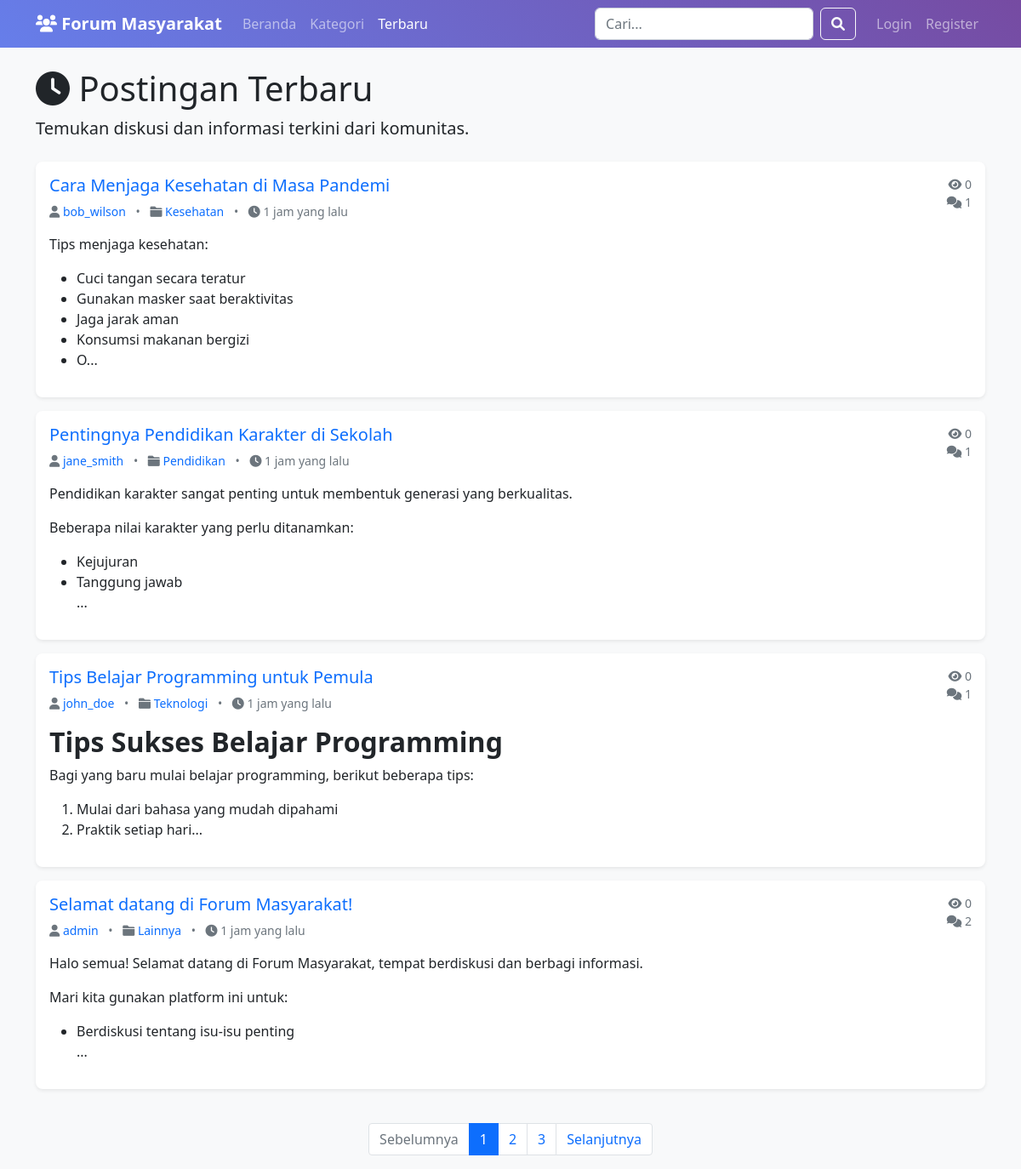
/latest.php, run on the app's committed database.
### tables this page shows
CREATE TABLE posts (
    id INT AUTO_INCREMENT PRIMARY KEY,
    title VARCHAR(255) NOT NULL,
    content TEXT NOT NULL,
    user_id INT NOT NULL,
    category_id INT NOT NULL,
    status ENUM(
        'draft',
        'published',
        'hidden'
    ) DEFAULT 'published',
    views INT DEFAULT 0,
    is_pinned BOOLEAN DEFAULT FALSE,
    is_locked BOOLEAN DEFAULT FALSE,
    created_at TIMESTAMP DEFAULT CURRENT_TIMESTAMP,
    updated_at TIMESTAMP DEFAULT CURRENT_TIMESTAMP ON UPDATE CURRENT_TIMESTAMP,
    FOREIGN KEY (user_id) REFERENCES users (id) ON DELETE CASCADE,
    FOREIGN KEY (category_id) REFERENCES categories (id) ON DELETE CASCADE,
    INDEX idx_category (category_id),
    INDEX idx_user (user_id),
    INDEX idx_created_at (created_at),
    INDEX idx_status (status)
);

CREATE TABLE users (
    id INT AUTO_INCREMENT PRIMARY KEY,
    username VARCHAR(50) UNIQUE NOT NULL,
    email VARCHAR(100) UNIQUE NOT NULL,
    password VARCHAR(255) NOT NULL,
    full_name VARCHAR(100) NOT NULL,
    role ENUM('user', 'moderator', 'admin') DEFAULT 'user',
    status ENUM(
        'active',
        'inactive',
        'banned'
    ) DEFAULT 'active',
    avatar VARCHAR(255) DEFAULT NULL,
    bio TEXT DEFAULT NULL,
    created_at TIMESTAMP DEFAULT CURRENT_TIMESTAMP,
    last_activity TIMESTAMP DEFAULT CURRENT_TIMESTAMP ON UPDATE CURRENT_TIMESTAMP,
    login_attempts INT DEFAULT 0,
    reset_token VARCHAR(255) DEFAULT NULL,
    reset_expires DATETIME DEFAULT NULL
);

CREATE TABLE categories (
    id INT AUTO_INCREMENT PRIMARY KEY,
    name VARCHAR(100) NOT NULL,
    description TEXT,
    icon VARCHAR(50) DEFAULT NULL,
    color VARCHAR(7) DEFAULT '#007bff',
    sort_order INT DEFAULT 0,
    created_at TIMESTAMP DEFAULT CURRENT_TIMESTAMP
);

### includes/functions.php (called while the page is built, shortened)
<?php
require_once ROOT_PATH . '/config/database.php';
function getLatestPosts($limit = 10)
{
    global $pdo;
    $query = "SELECT p.*, u.username, c.name as category_name,
              (SELECT COUNT(*) FROM replies r WHERE r.post_id = p.id) as reply_count
              FROM posts p
              JOIN users u ON p.user_id = u.id
              JOIN categories c ON p.category_id = c.id
              WHERE p.status = 'published'
              ORDER BY p.created_at DESC LIMIT $limit";
    $stmt = $pdo->query($query);
    return $stmt->fetchAll();
}
function timeAgo($datetime)
{
    $time = time() - strtotime($datetime);
    if ($time < 86400) return floor($time / 3600) . ' jam yang lalu';
    return floor($time / 31536000) . ' tahun yang lalu';
}

### latest.php (the view, shortened to what this page needs)
<?php
require_once 'config/database.php';
require_once 'includes/functions.php';
$isLoggedIn = isset($_SESSION['user_id']);
$user = null;
$latestPosts = getLatestPosts(20);
?>
<!DOCTYPE html>
<html lang="id">
<head>
    <link href="https://cdn.jsdelivr.net/npm/bootstrap@5.1.3/dist/css/bootstrap.min.css" rel="stylesheet">
    <link href="https://cdnjs.cloudflare.com/ajax/libs/font-awesome/6.0.0/css/all.min.css" rel="stylesheet">
    <link href="assets/css/style.css" rel="stylesheet">
</head>
<body>
    <nav class="navbar navbar-expand-lg navbar-dark bg-primary">
        <div class="container">
            <a class="navbar-brand" href="index.php">
                <i class="fas fa-users"></i> Forum Masyarakat
            </a>
            <div class="collapse navbar-collapse" id="navbarNav">
                <ul class="navbar-nav me-auto">
                    <li class="nav-item">
                        <a class="nav-link" href="index.php">Beranda</a>
                    </li>
                    <li class="nav-item">
                        <a class="nav-link" href="categories.php">Kategori</a>
                    </li>
                    <li class="nav-item">
                        <a class="nav-link active" href="latest.php">Terbaru</a>
                    </li>
                </ul>
                <form class="d-flex me-3" method="GET" action="search.php">
                    <input class="form-control" type="search" name="q" placeholder="Cari..."
                        value="<?php echo isset($_GET['q']) ? htmlspecialchars($_GET['q']) : ''; ?>">
                    <button class="btn btn-outline-light ms-2" type="submit">
                        <i class="fas fa-search"></i>
                    </button>
                </form>
                <ul class="navbar-nav">
                    <?php if ($isLoggedIn): ?>
                        <li class="nav-item dropdown">
                            <a class="nav-link dropdown-toggle" href="#" role="button" data-bs-toggle="dropdown">
                                <i class="fas fa-user"></i> <?php echo htmlspecialchars($user['username']); ?>
                            </a>
                            <ul class="dropdown-menu">
                                <li><a class="dropdown-item" href="profile.php">Profil</a></li>
                                <li><a class="dropdown-item" href="my-posts.php">Postingan Saya</a></li>
                                <?php if ($user['role'] == 'admin'): ?>
                                    <li>
                                        <hr class="dropdown-divider">
                                    </li>
                                    <li><a class="dropdown-item" href="admin/">Admin Panel</a></li>
                                <?php endif; ?>
                                <li>
                                    <hr class="dropdown-divider">
                                </li>
                                <li><a class="dropdown-item" href="logout.php">Logout</a></li>
                            </ul>
                        </li>
                    <?php else: ?>
                        <li class="nav-item">
                            <a class="nav-link" href="login.php">Login</a>
                        </li>
                        <li class="nav-item">
                            <a class="nav-link" href="register.php">Register</a>
                        </li>
                    <?php endif; ?>
                </ul>
            </div>
        </div>
    </nav>
    <div class="container mt-4">
        <div class="row">
            <div class="col-12">
                <div class="d-flex justify-content-between align-items-center mb-4">
                    <div>
                        <h1><i class="fas fa-clock"></i> Postingan Terbaru</h1>
                        <p class="lead mb-0">Temukan diskusi dan informasi terkini dari komunitas.</p>
                    </div>
                </div>
            </div>
        </div>
        <div class="row">
            <div class="col-12">
                <?php if (empty($latestPosts)): ?>
                    <div class="alert alert-info">
                        <i class="fas fa-info-circle"></i> Belum ada postingan yang tersedia.
                        <?php if ($isLoggedIn): ?>
                            <a href="create-post.php" class="alert-link">Buat postingan pertama!</a>
                        <?php endif; ?>
                    </div>
                <?php else: ?>
                    <?php foreach ($latestPosts as $post): ?>
                        <div class="card mb-3">
                            <div class="card-body">
                                <div class="d-flex justify-content-between align-items-start">
                                    <div class="flex-grow-1">
                                        <h5 class="card-title">
                                            <a href="post.php?id=<?php echo $post['id']; ?>" class="text-decoration-none">
                                                <?php echo htmlspecialchars($post['title']); ?>
                                            </a>
                                        </h5>
                                        <div class="text-muted small mb-2">
                                            <i class="fas fa-user"></i>
                                            <a href="profile.php?username=<?php echo urlencode($post['username']); ?>"
                                                class="text-decoration-none">
                                                <?php echo htmlspecialchars($post['username']); ?>
                                            </a>
                                            <span class="mx-2">•</span>
                                            <i class="fas fa-folder"></i>
                                            <span class="text-primary"><?php echo htmlspecialchars($post['category_name']); ?></span>
                                            <span class="mx-2">•</span>
                                            <i class="fas fa-clock"></i>
                                            <?php echo timeAgo($post['created_at']); ?>
                                        </div>
                                        <p class="card-text">
                                            <?php
                                            $content = strlen($post['content']) > 200
                                                ? substr($post['content'], 0, 200) . '...'
                                                : $post['content'];
                                            echo $content;
                                            ?>
                                        </p>
                                    </div>
                                    <div class="text-end text-muted small">
                                        <div><i class="fas fa-eye"></i> <?php echo number_format($post['views']); ?></div>
                                        <div><i class="fas fa-comments"></i> <?php echo number_format($post['reply_count']); ?></div>
                                    </div>
                                </div>
                            </div>
                        </div>
                    <?php endforeach; ?>
                <?php endif; ?>
            </div>
        </div>
        <div class="row mt-4">
            <div class="col-12">
                <nav aria-label="Pagination">
                    <ul class="pagination justify-content-center">
                        <li class="page-item disabled">
                            <span class="page-link">Sebelumnya</span>
                        </li>
                        <li class="page-item active">
                            <span class="page-link">1</span>
                        </li>
                        <li class="page-item">
                            <a class="page-link" href="?page=2">2</a>
                        </li>
                        <li class="page-item">
                            <a class="page-link" href="?page=3">3</a>
                        </li>
                        <li class="page-item">
                            <a class="page-link" href="?page=2">Selanjutnya</a>
                        </li>
                    </ul>
                </nav>
            </div>
        </div>
    </div>
</body>
</html>

### assets/css/style.css (style rules this page uses)
body { background-color: #f8f9fa; font-family: 'Segoe UI', Tahoma, Geneva, Verdana, sans-serif; }
.navbar-brand { font-weight: bold; }
.card { border: none; box-shadow: 0 0.125rem 0.25rem rgba(0, 0, 0, 0.075); border-radius: 0.5rem; transition: transform 0.2s ease-in-out, box-shadow 0.2s ease-in-out; }
.card .card-body h3 { font-size: 2rem; font-weight: bold; margin: 0.5rem 0; }
.bg-primary { background: linear-gradient(45deg, #667eea, #764ba2) !important; }
.btn { border-radius: 0.375rem; font-weight: 500; transition: all 0.2s ease-in-out; }
.form-control, .form-select { border-radius: 0.375rem; border: 1px solid #ced4da; }

### data on the page
posts: title "Cara Menjaga Kesehatan di Masa Pandemi", user.username "bob_wilson", category.name "Kesehatan", created_at "1 jam yang lalu", content "Tips menjaga kesehatan: Cuci tangan secara teratur Gunakan masker saat beraktivitas Jaga jarak aman Konsumsi makanan bergizi O...", views "0", reply_count "1"
posts: title "Pentingnya Pendidikan Karakter di Sekolah", user.username "jane_smith", category.name "Pendidikan", created_at "1 jam yang lalu", content "Pendidikan karakter sangat penting untuk membentuk generasi yang berkualitas. Beberapa nilai karakter yang perlu ditanamkan: Kejujuran Tanggung jawab ...", views "0", reply_count "1"
posts: title "Tips Belajar Programming untuk Pemula", user.username "john_doe", category.name "Teknologi", created_at "1 jam yang lalu", content "Tips Sukses Belajar Programming Bagi yang baru mulai belajar programming, berikut beberapa tips: Mulai dari bahasa yang mudah dipahami Praktik setiap hari...", views "0", reply_count "1"
posts: title "Selamat datang di Forum Masyarakat!", user.username "admin", category.name "Lainnya", created_at "1 jam yang lalu", content "Halo semua! Selamat datang di Forum Masyarakat, tempat berdiskusi dan berbagi informasi. Mari kita gunakan platform ini untuk: Berdiskusi tentang isu-isu penting ...", views "0", reply_count "2"
